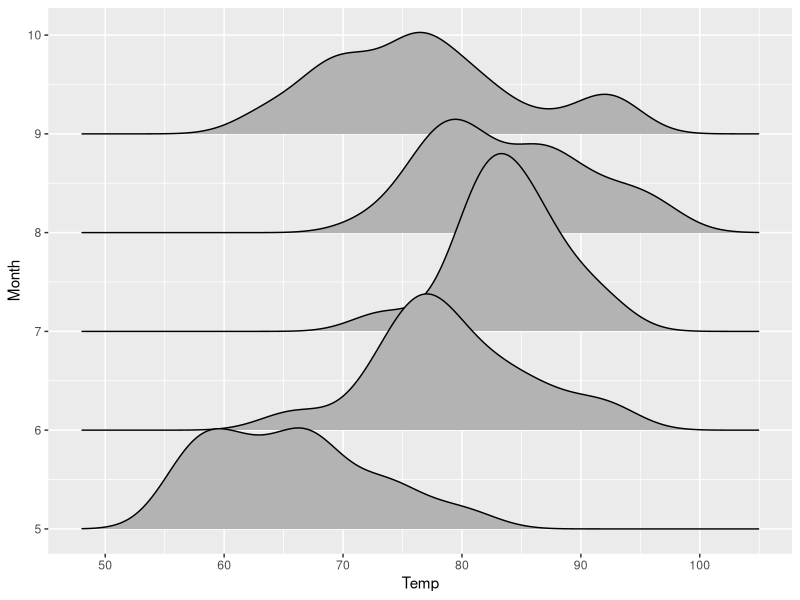
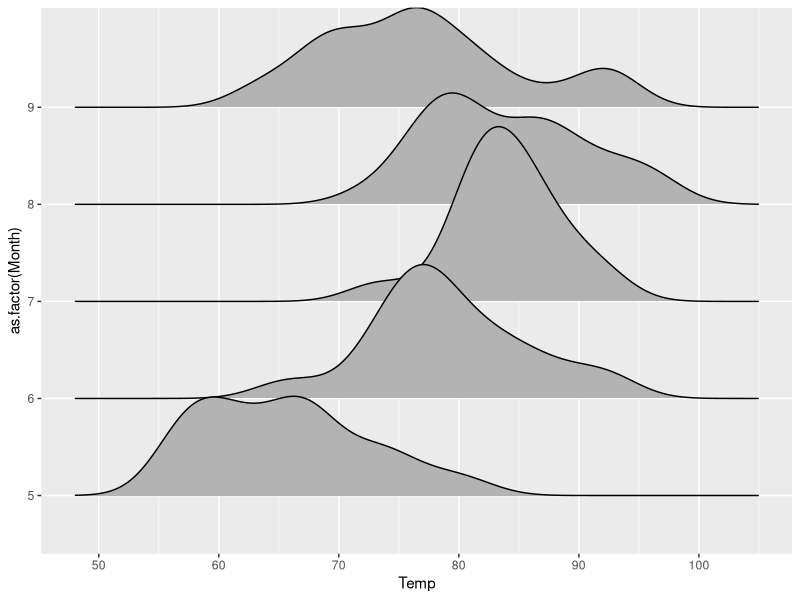
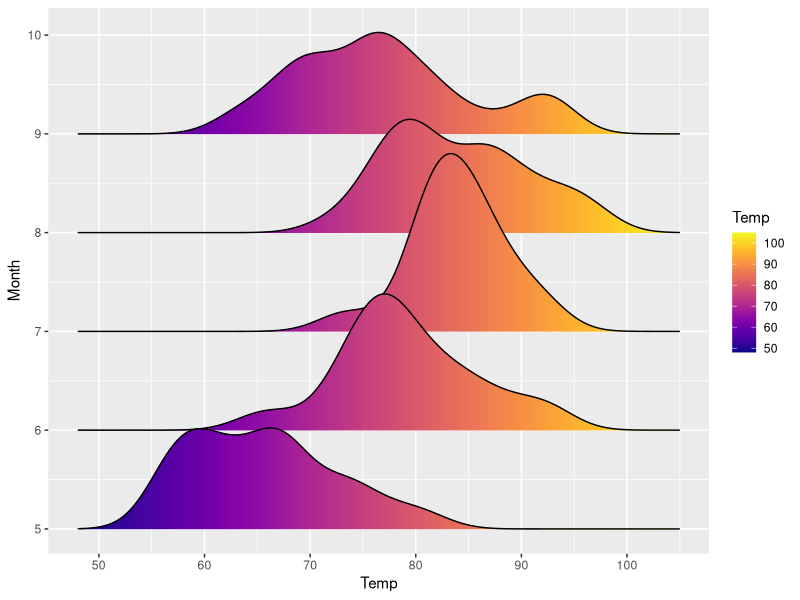
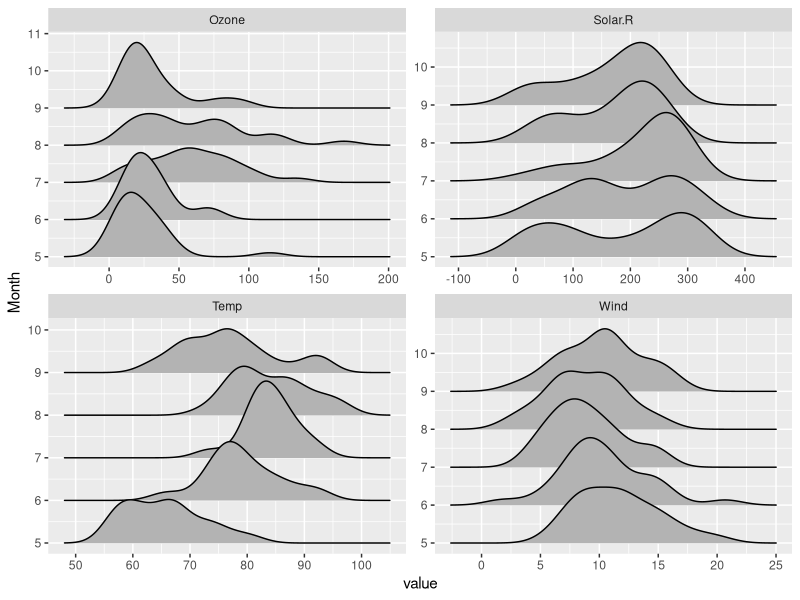

Recreate these plots in R, in order.
library(ggplot2)
library(ggridges)
ggplot(airquality) + aes(Temp, Month, group = Month) + geom_density_ridges()
ggplot(airquality) + aes(Temp, as.factor(Month) ) + geom_density_ridges()


library(viridis)
ggplot(airquality) + aes(Temp, Month, group = Month,  fill = ..x..) + 
  geom_density_ridges_gradient() + 
  scale_fill_viridis(option = "C", name = "Temp")


library(tidyr)
airquality %>%
  gather(key = "Measurement", value = "value", Ozone, Solar.R, Wind, Temp ) %>%
  ggplot() + aes(value, Month, group = Month) + 
  geom_density_ridges_gradient() +
  facet_wrap( ~ Measurement, scales = "free")